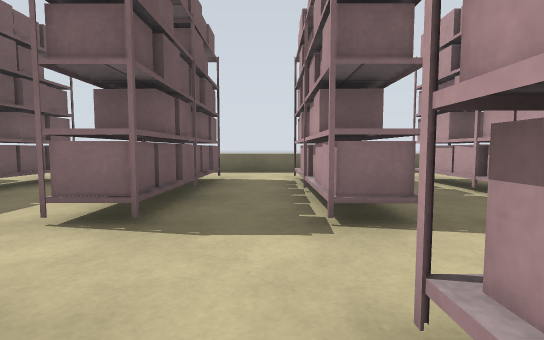
[1] (above)

22 first-person views from a walk through a Gazebo world. The camera is 0.74 m above the floor, tilts 4° down and sees 85° across. The floor is counted in squares, 1 m on a side. Each view is taken from the middle of a square. On the plan, view 1 faces up. The plan holds only what a view shows up to about 10 squares ahead; the rest is blank.

[2]
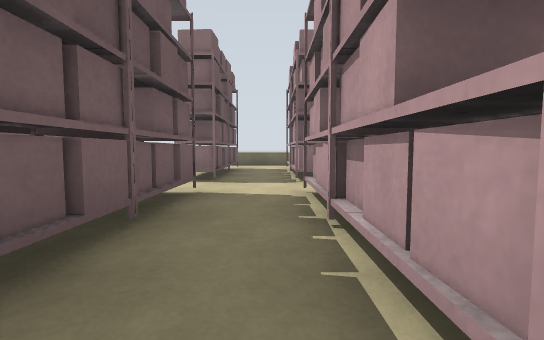

[3]
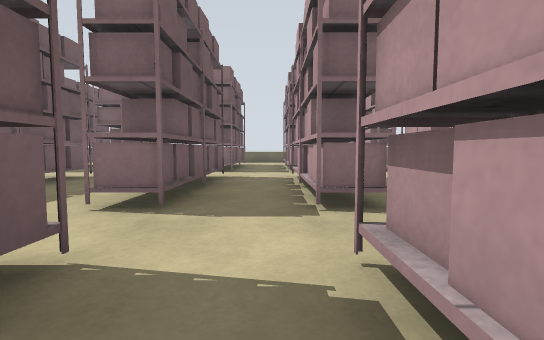

[4]
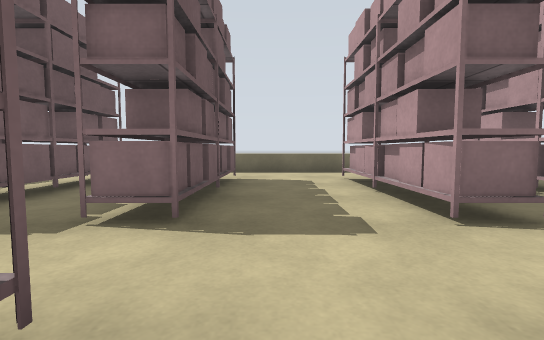

[5]
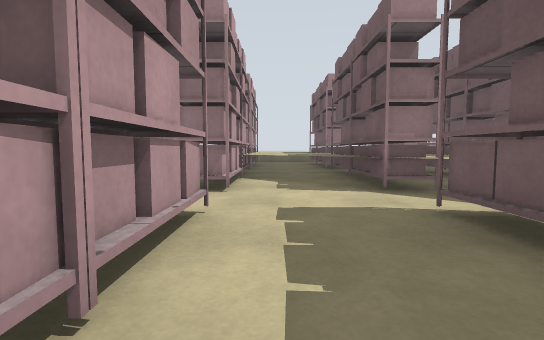

[6]
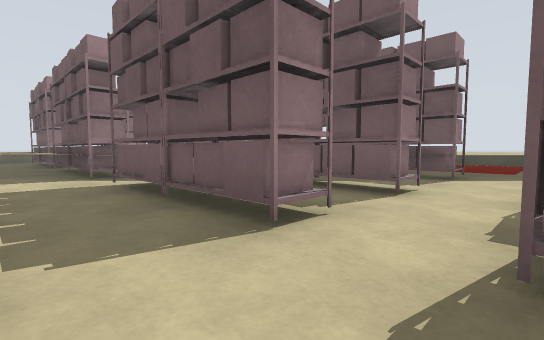

[7]
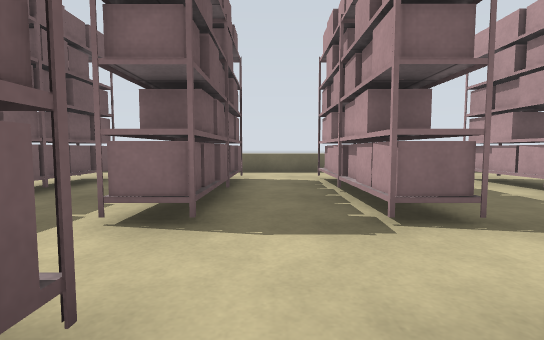

[8]
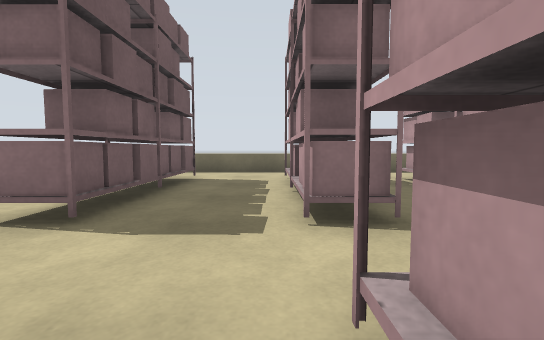

[9]
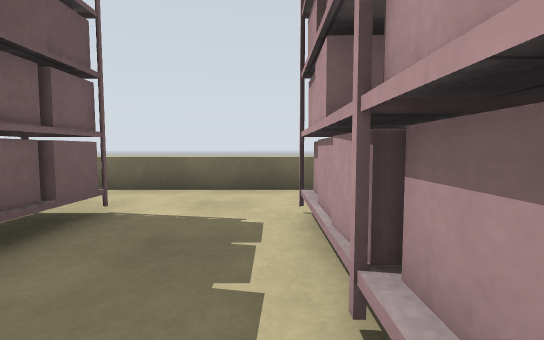

[10]
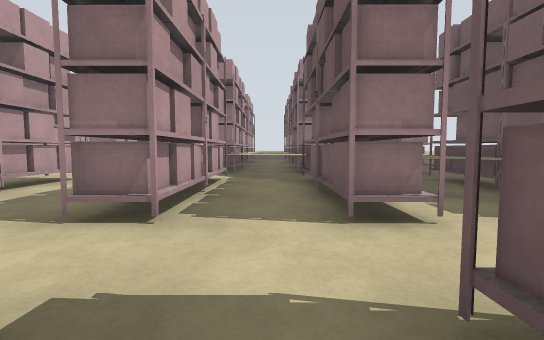

[11]
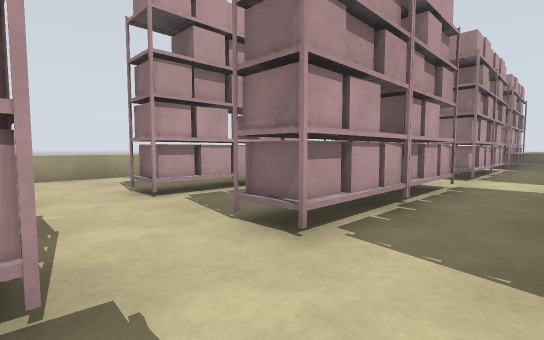

[12]
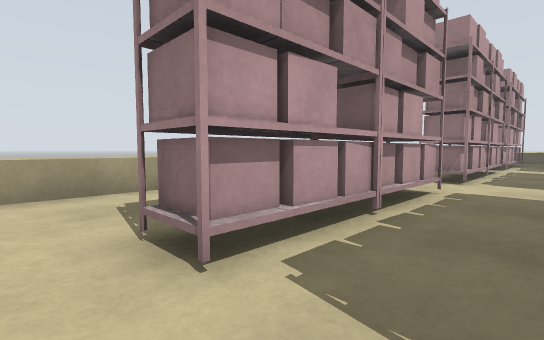

[13]
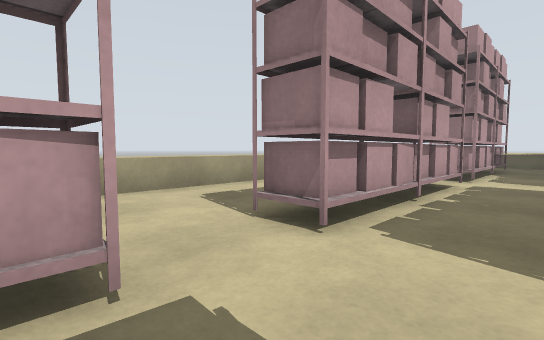

[14]
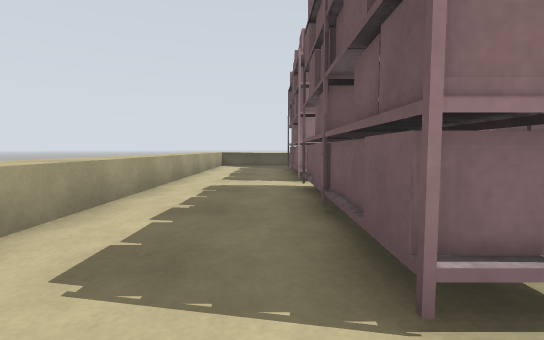

[15]
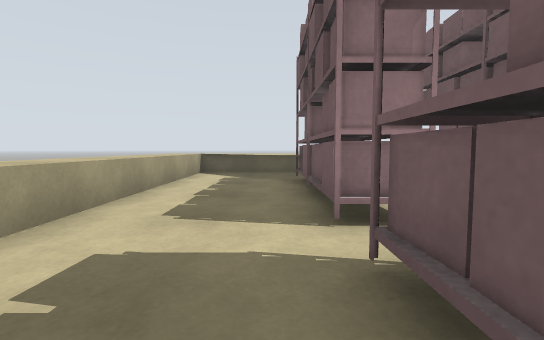

[16]
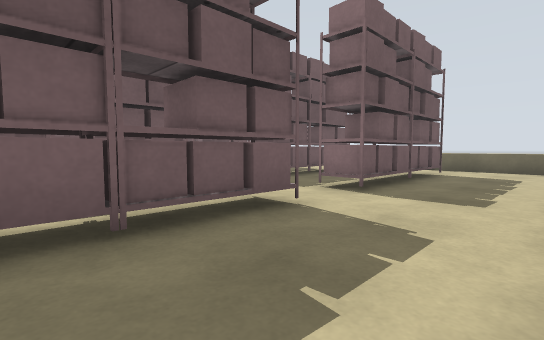

[17]
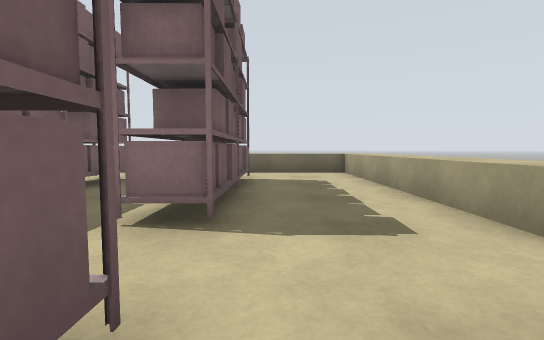

[18]
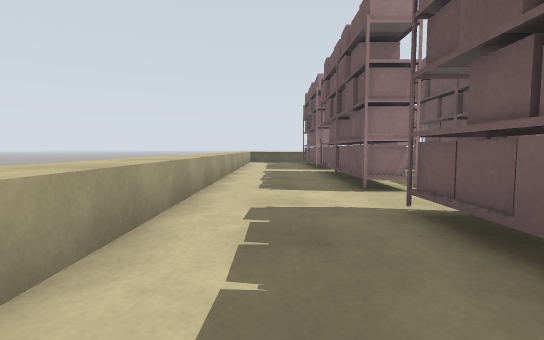

[19]
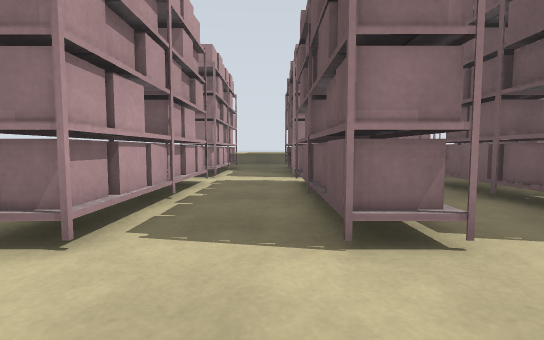

[20]
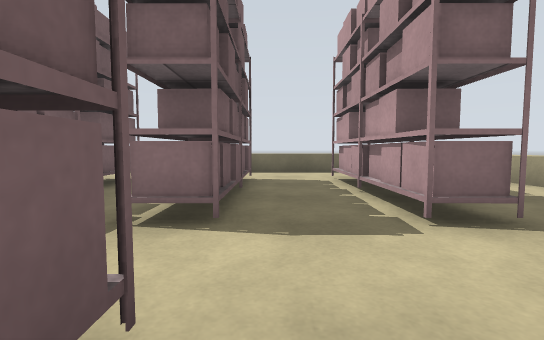

[21]
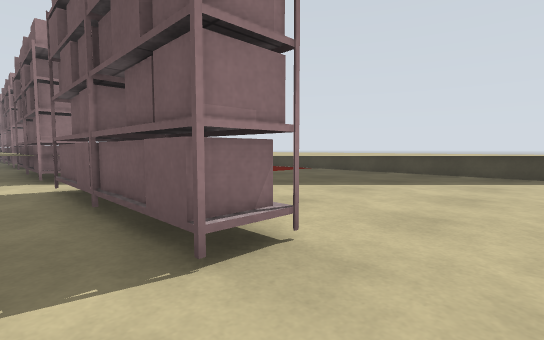

[22]
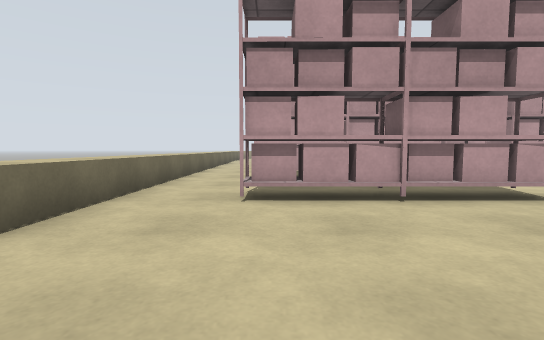

### Floor plan
Key: @ floor where view 1 was taken; # wall or solid block; x gap in a wall; . floor; = window, fence, low wall or low ledge; T thing the floor can be seen under or through.
Columns run from 20 left of view 1 to 8 right of it. Each row starts with its distance up from view 1.
 10        =====================#
  9  =..........................=
  8  #=.........................=
  7 ###=....TT..#.##..#..#..#...=
  6  ###=...TT..#.##..#..#..#...=
  5   ###=..TT..#.##..#..#..#...=
  4    ### .TT..#.##..#..#..#...=
  3     #   TT..#.##..#..#..#...=
  2       ##=...................=
  1        ###..#.##..#..#..T...=
  0         ##=.#.##..#.@#..T...=
 -1          ####.##..#..#..T...=
 -2             #.##..#..#..T...=
 -3             #=##..#..#..T...=
 -4             ##=.............=
 -5             ####............=
 -6               ##=.#..#..#...=
 -7                ##=#..#..#...=
 -8                ####..#..#...=
 -9                   ##.#..#...=
-10                   ##=#..x...=
-11                    ###..#...=
-12                      #=.#...=
-13                        .#...=
-14                        ##...=
-15                        ##...=
-16                         ##..=
-17                         ##=.=
-18                         ###=#

Positions as (right, up) in squares from view 1, and headings:
1: (0, 0), facing up
2: (0, -4), facing up
3: (0, -7), facing up
4: (-4, 0), facing up
5: (-3, 0), facing down
6: (-3, 3), facing down-left
7: (-7, 0), facing up
8: (-9, 0), facing up
9: (-9, 4), facing up
10: (-7, 4), facing down
11: (-1, 3), facing down-right
12: (2, 2), facing down-right
13: (2, -3), facing down-right
14: (5, -4), facing down
15: (5, -8), facing down
16: (7, -2), facing up-left
17: (5, 0), facing up
18: (6, 0), facing down
19: (2, -3), facing down
20: (2, 0), facing up
21: (-10, 9), facing down-left
22: (-16, 7), facing right
